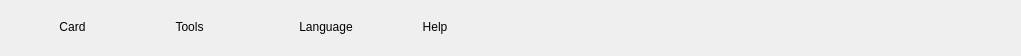
   <widget class="QWidget" name="widget_Toolbar" native="true">
    <property name="geometry">
     <rect>
      <x>0</x>
      <y>1</y>
      <width>1021</width>
      <height>56</height>
     </rect>
    </property>
    <property name="styleSheet">
     <string notr="true">background-image: url(:/images/Images/backgrounds/bg_toolbarMenu.png);</string>
    </property>
    <widget class="QPushButton" name="btn_menu_card">
     <property name="geometry">
      <rect>
       <x>0</x>
       <y>-2</y>
       <width>125</width>
       <height>58</height>
      </rect>
     </property>
     <property name="focusPolicy">
      <enum>Qt::NoFocus</enum>
     </property>
     <property name="styleSheet">
      <string notr="true">background-image: url(:/images/Images/buttons/btn_card.png);
font: 10pt &quot;Arial&quot;;</string>
     </property>
     <property name="text">
      <string>      Card</string>
     </property>
     <property name="flat">
      <bool>true</bool>
     </property>
    </widget>
    <widget class="QPushButton" name="btn_menu_tools">
     <property name="geometry">
      <rect>
       <x>127</x>
       <y>-2</y>
       <width>125</width>
       <height>58</height>
      </rect>
     </property>
     <property name="focusPolicy">
      <enum>Qt::NoFocus</enum>
     </property>
     <property name="autoFillBackground">
      <bool>false</bool>
     </property>
     <property name="styleSheet">
      <string notr="true">background-image: url(:/images/Images/buttons/btn_tools.png);
font: 10pt &quot;Arial&quot;;</string>
     </property>
     <property name="text">
      <string>Tools</string>
     </property>
     <property name="flat">
      <bool>true</bool>
     </property>
    </widget>
    <widget class="QLabel" name="label_2">
     <property name="geometry">
      <rect>
       <x>253</x>
       <y>0</y>
       <width>5</width>
       <height>61</height>
      </rect>
     </property>
     <property name="styleSheet">
      <string notr="true">background-image: url(:/images/Images/menu_separator.png);</string>
     </property>
     <property name="text">
      <string/>
     </property>
    </widget>
    <widget class="QLabel" name="label_3">
     <property name="geometry">
      <rect>
       <x>126</x>
       <y>0</y>
       <width>5</width>
       <height>61</height>
      </rect>
     </property>
     <property name="styleSheet">
      <string notr="true">background-image: url(:/images/Images/menu_separator.png);</string>
     </property>
     <property name="text">
      <string/>
     </property>
    </widget>
    <widget class="QPushButton" name="btn_menu_language">
     <property name="geometry">
      <rect>
       <x>254</x>
       <y>-2</y>
       <width>124</width>
       <height>58</height>
      </rect>
     </property>
     <property name="focusPolicy">
      <enum>Qt::NoFocus</enum>
     </property>
     <property name="autoFillBackground">
      <bool>false</bool>
     </property>
     <property name="styleSheet">
      <string notr="true">background-image: url(:/images/Images/buttons/btn_language.png);
font: 10pt &quot;Arial&quot;;</string>
     </property>
     <property name="text">
      <string>      Language</string>
     </property>
     <property name="flat">
      <bool>true</bool>
     </property>
    </widget>
    <widget class="QLabel" name="label">
     <property name="geometry">
      <rect>
       <x>375</x>
       <y>0</y>
       <width>5</width>
       <height>61</height>
      </rect>
     </property>
     <property name="styleSheet">
      <string notr="true">background-image: url(:/images/Images/menu_separator.png);</string>
     </property>
     <property name="text">
      <string/>
     </property>
    </widget>
    <widget class="QPushButton" name="btn_menu_help">
     <property name="geometry">
      <rect>
       <x>380</x>
       <y>-2</y>
       <width>110</width>
       <height>58</height>
      </rect>
     </property>
     <property name="focusPolicy">
      <enum>Qt::NoFocus</enum>
     </property>
     <property name="autoFillBackground">
      <bool>false</bool>
     </property>
     <property name="styleSheet">
      <string notr="true">background-image: url(:/images/Images/buttons/btn_help.png);
font: 10pt &quot;Arial&quot;;</string>
     </property>
     <property name="text">
      <string>Help</string>
     </property>
     <property name="flat">
      <bool>true</bool>
     </property>
    </widget>
    <widget class="QLabel" name="label_4">
     <property name="geometry">
      <rect>
       <x>110</x>
       <y>25</y>
       <width>7</width>
       <height>5</height>
      </rect>
     </property>
     <property name="styleSheet">
      <string notr="true">background-image: url(:/images/Images/buttons/btn_arrow.png);</string>
     </property>
     <property name="text">
      <string/>
     </property>
    </widget>
    <widget class="QLabel" name="label_6">
     <property name="geometry">
      <rect>
       <x>240</x>
       <y>25</y>
       <width>7</width>
       <height>5</height>
      </rect>
     </property>
     <property name="styleSheet">
      <string notr="true">background-image: url(:/images/Images/buttons/btn_arrow.png);</string>
     </property>
     <property name="text">
      <string/>
     </property>
    </widget>
    <widget class="QLabel" name="label_7">
     <property name="geometry">
      <rect>
       <x>360</x>
       <y>25</y>
       <width>7</width>
       <height>5</height>
      </rect>
     </property>
     <property name="styleSheet">
      <string notr="true">background-image: url(:/images/Images/buttons/btn_arrow.png);</string>
     </property>
     <property name="text">
      <string/>
     </property>
    </widget>
    <widget class="QLabel" name="label_8">
     <property name="geometry">
      <rect>
       <x>470</x>
       <y>25</y>
       <width>7</width>
       <height>5</height>
      </rect>
     </property>
     <property name="styleSheet">
      <string notr="true">background-image: url(:/images/Images/buttons/btn_arrow.png);</string>
     </property>
     <property name="text">
      <string/>
     </property>
    </widget>
    <zorder>btn_menu_card</zorder>
    <zorder>btn_menu_tools</zorder>
    <zorder>label_2</zorder>
    <zorder>label_3</zorder>
    <zorder>btn_menu_language</zorder>
    <zorder>label</zorder>
    <zorder>btn_menu_help</zorder>
    <zorder>label_4</zorder>
    <zorder>label_6</zorder>
    <zorder>label_8</zorder>
    <zorder>label_7</zorder>
   </widget>
